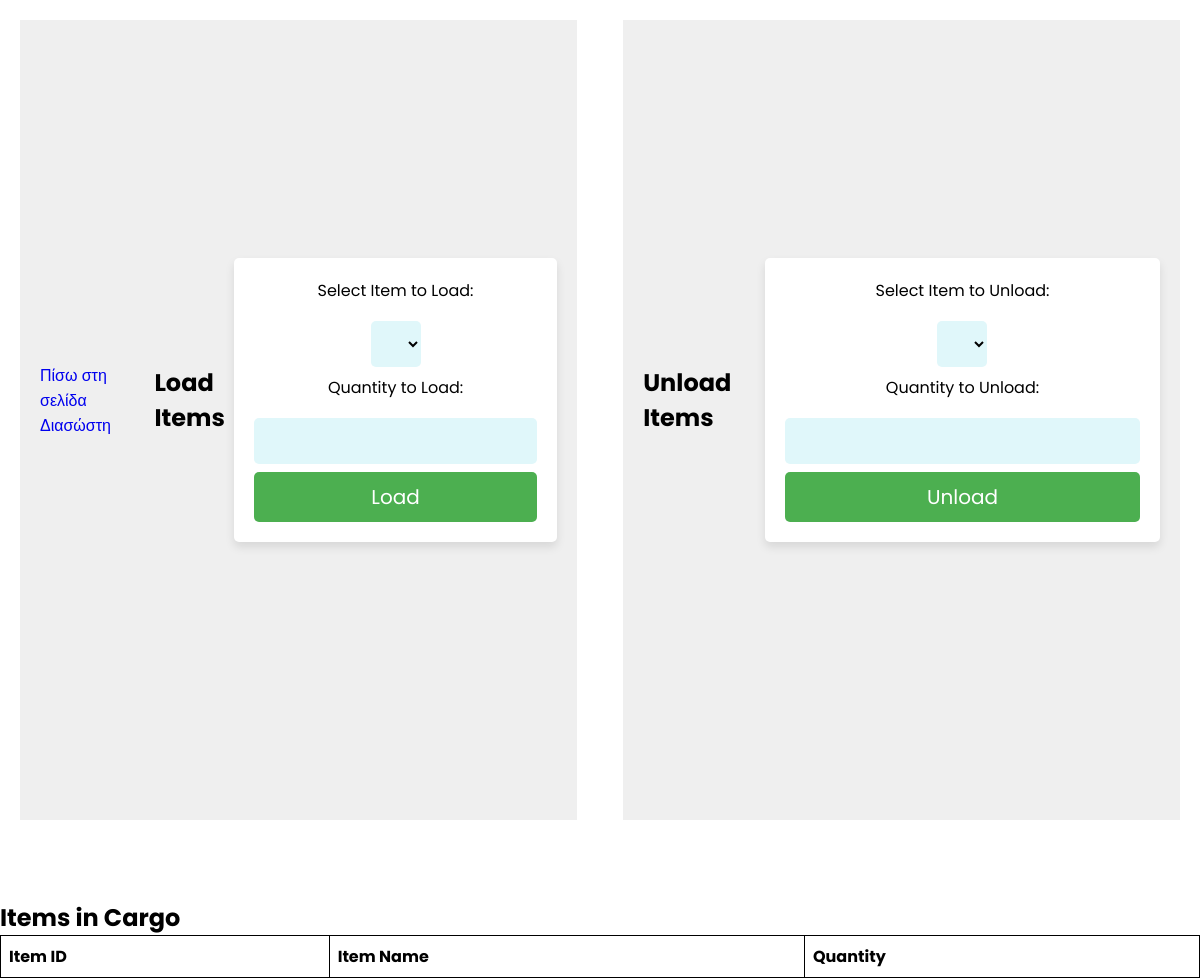
The page /cargo_management.php (signed in) on the database as committed earlier.
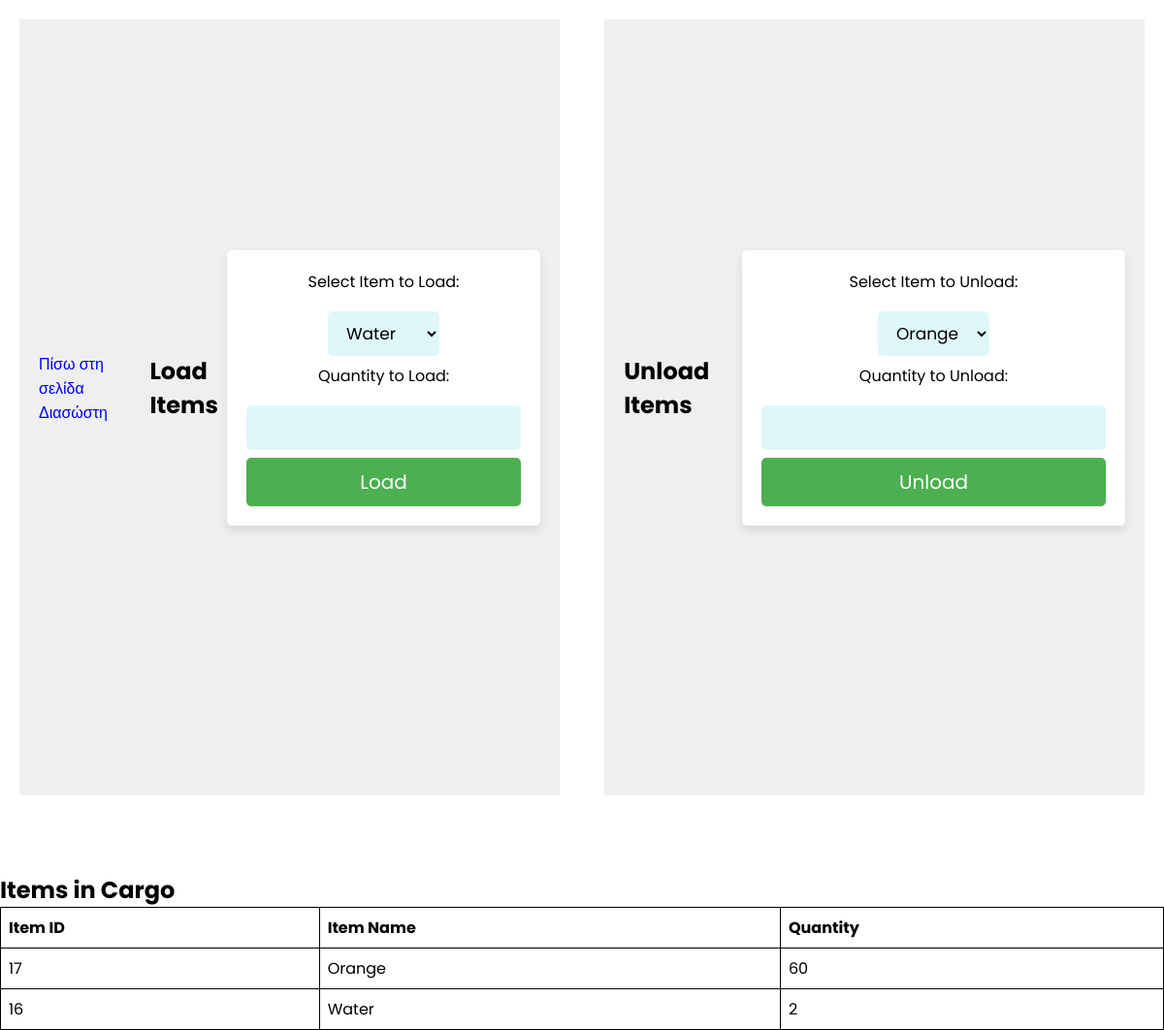
The same page on the database as committed later.
### tables this page shows
CREATE TABLE `cargo` (
  `id` int(255) NOT NULL,
  `rescuer_id` int(255) NOT NULL,
  `item_ids` varchar(255) NOT NULL,
  `quantity` int(255) NOT NULL
);

CREATE TABLE `items` (
  `id` int(255) NOT NULL,
  `name` varchar(255) NOT NULL,
  `category` int(255) NOT NULL,
  `details` longtext NOT NULL,
  `quantity` int(255) NOT NULL
);

### cargo_management.php (the view, shortened to what this page needs)
<?php
include 'config.php';
$user_name = $_SESSION['user_name'];
$user_query = $conn->prepare("SELECT id FROM users WHERE username = ?");
$user_query->bind_param('s', $user_name);
$user_query->execute();
$user_result = $user_query->get_result();
$user_row = $user_result->fetch_assoc();
$user_id = $user_row['id'];
?>
<!DOCTYPE html>
<html lang="en">
<head>
    <link rel="stylesheet" href="css/style.css">
</head>
<body>
    <div class="container">
        <div class="form-container">
            <p><a href="rescuer_page.php">Πίσω στη σελίδα Διασώστη</a></p><br>
            <h2>Load Items</h2><br>
            <form id="load_form" action="" method="post">
                <label for="item">Select Item to Load:</label>
                <select name="item" id="item">
                    <?php
                        $items_query = mysqli_query($conn, "SELECT * FROM items WHERE quantity > 0");
                        if ($items_query) {
                            while ($item_row = mysqli_fetch_assoc($items_query)) {
                                echo "<option value='" . $item_row['id'] . "'>" . $item_row['name'] . "</option>";
                            }
                        }
                    ?>
                </select>
                <label for="quantity">Quantity to Load:</label>
                <input type="number" id="quantity" name="quantity" min="1" required>
                <input type="submit" name="load_items" value="Load">
            </form>
        </div>
        <div class="form-container">
            <h2>Unload Items</h2>
            <form id="unload_form" action="" method="post">
                <label for="unload_item">Select Item to Unload:</label>
                <select name="unload_item" id="unload_item">
                    <?php
                        $cargo_query = mysqli_query($conn, "SELECT * FROM cargo WHERE rescuer_id = $user_id");
                        if ($cargo_query) {
                            while ($cargo_row = mysqli_fetch_assoc($cargo_query)) {
                                $item_ids = explode(',', $cargo_row['item_ids']);
                                foreach ($item_ids as $item_id) {
                                    $item_name_query = mysqli_query($conn, "SELECT name FROM items WHERE id = '$item_id'");
                                    $item_name = mysqli_fetch_assoc($item_name_query)['name'];
                                    echo "<option value='" . $item_id . "'>" . $item_name . "</option>";
                                }
                            }
                        }
                    ?>
                </select>
                <label for="unload_quantity">Quantity to Unload:</label>
                <input type="number" id="unload_quantity" name="unload_quantity" min="1" required>
                <input type="submit" name="unload_items" value="Unload">
            </form>
        </div>
    </div>
    <div class="table-container">
        <h2>Items in Cargo</h2>
        <table>
            <thead>
                <tr>
                    <th>Item ID</th>
                    <th>Item Name</th>
                    <th>Quantity</th>
                </tr>
            </thead>
            <tbody>
                <?php
                    $cargo_query = mysqli_query($conn, "SELECT * FROM cargo WHERE rescuer_id = $user_id");
                    if ($cargo_query) {
                        while ($cargo_row = mysqli_fetch_assoc($cargo_query)) {
                            $item_ids = explode(',', $cargo_row['item_ids']);
                            foreach ($item_ids as $item_id) {
                                $item_name_query = mysqli_query($conn, "SELECT name FROM items WHERE id = '$item_id'");
                                $item_name = mysqli_fetch_assoc($item_name_query)['name'];
                                echo "<tr>";
                                echo "<td>" . $item_id . "</td>";
                                echo "<td>" . $item_name . "</td>";
                                echo "<td>" . $cargo_row['quantity'] . "</td>";
                                echo "</tr>";
                            }
                        }
                    }
                ?>
            </tbody>
        </table>
    </div>
</body>
</html>

Rows that differ between the two databases and show on the page:
added cargo: item_ids "17", items.name "Orange", quantity "60"
added cargo: item_ids "16", items.name "Water", quantity "2"
Other text that changed with them:
form field item: (not shown) → "Water"
form field unload_item: (not shown) → "Orange"
